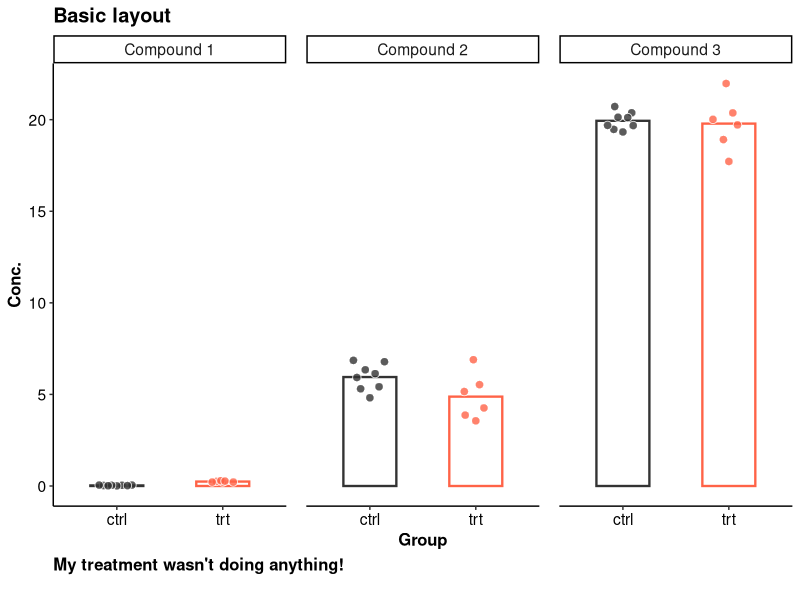
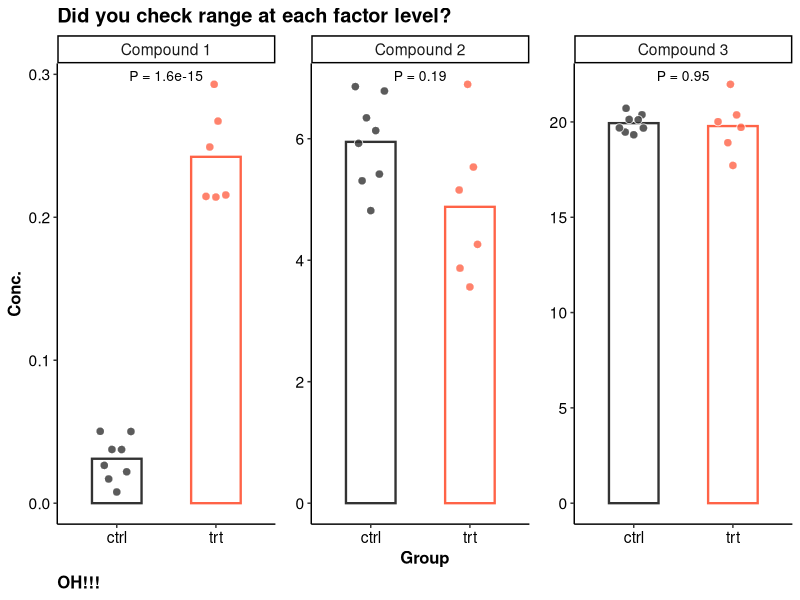
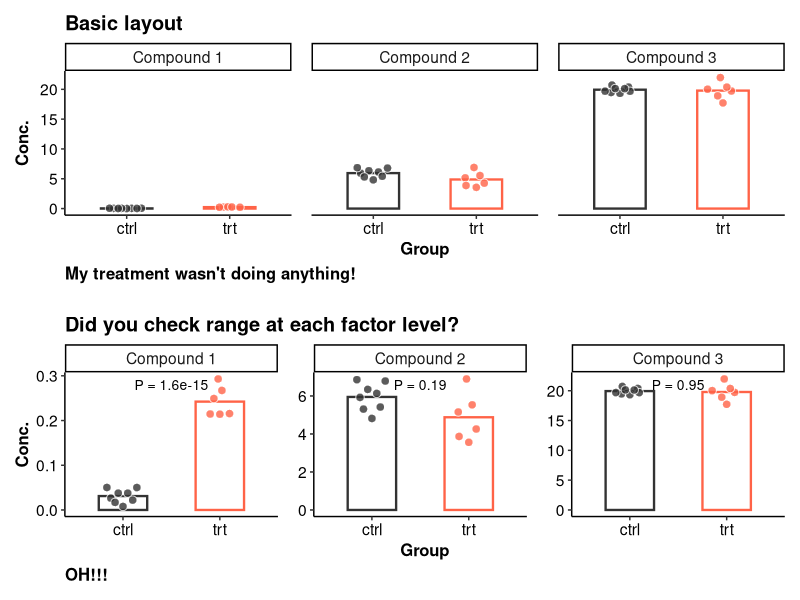
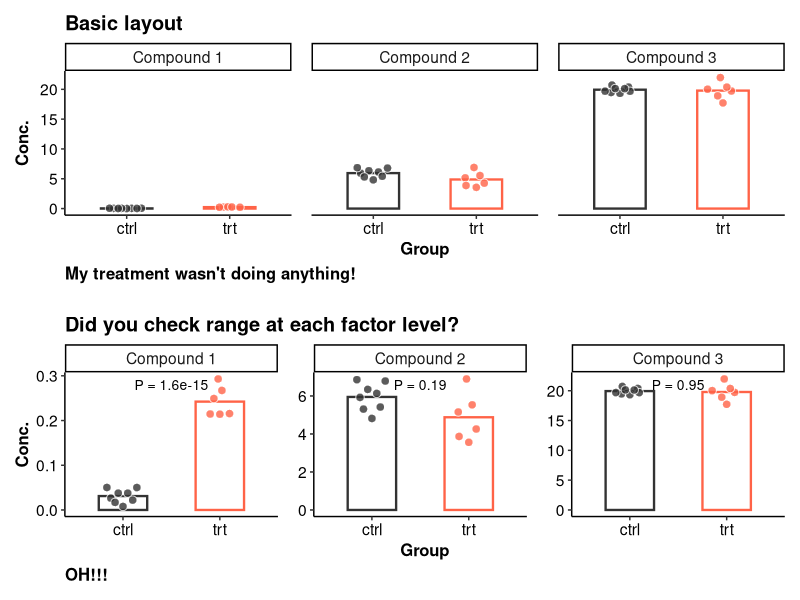
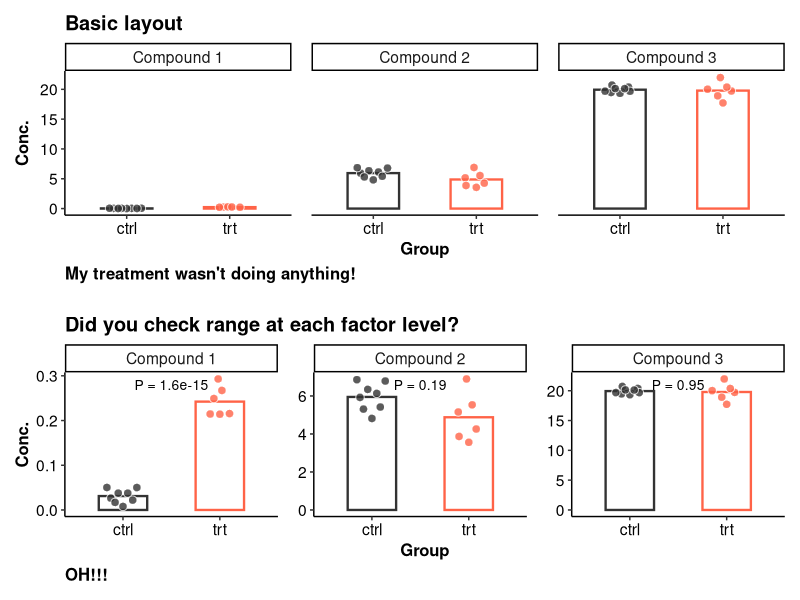

Write the R code that produced these figures, in order.
## ---- chunk 1
knitr::opts_chunk$set(echo = TRUE)
## ---- chunk 2
library(tidyverse) 
library(ggbeeswarm) # to make jitter plots 

library(emmeans) # for estimated marginal means and stats 

library(RColorBrewer) # for colors 

library(patchwork) # for putting ggplot objects together 
## ---- chunk 3
# Generate a toy example here 
set.seed(666)

M1 <- data.frame(
  conc = rnorm(n = 8, mean = 0.03, sd = 0.01)
) %>% 
  mutate(group = "ctrl") %>% 
  rbind(
    data.frame(
      conc = rnorm(n = 6, mean = 0.25, sd = 0.02)
    ) %>% 
      mutate(group = "trt")
  ) %>% 
  mutate(metabolite = "Compound 1")

M2 <- data.frame(
  conc = rnorm(n = 8, mean = 6, sd = 1)
) %>% 
  mutate(group = "ctrl") %>% 
  rbind(
    data.frame(
      conc = rnorm(n = 6, mean = 5.5, sd = 1.1)
    ) %>% 
      mutate(group = "trt")
  ) %>% 
  mutate(metabolite = "Compound 2")

M3 <- data.frame(
  conc = rnorm(n = 8, mean = 20, sd = 0.5)
) %>% 
  mutate(group = "ctrl") %>% 
  rbind(
    data.frame(
      conc = rnorm(n = 6, mean = 19.5, sd = 1.2)
    ) %>% 
      mutate(group = "trt")
  ) %>% 
  mutate(metabolite = "Compound 3")

toydata <- rbind(
  M1, M2, M3
)

head(toydata)
## ---- chunk 4
same_scale <- toydata %>% 
  ggplot(aes(x = group, y = conc)) +
  facet_grid(. ~ metabolite) +
  geom_bar(stat = "summary", fill = NA, aes(color = group), 
           alpha = 0.8, fun = mean, width = 0.5, size = 0.8) +
  ggbeeswarm::geom_quasirandom(
    shape = 21, size = 2.5, alpha = 0.8, color = "white",
    aes(fill = group), width = 0.2
  ) +
  scale_fill_manual(values = c("grey20", "tomato1")) +
  scale_color_manual(values = c("grey20", "tomato1")) +
  labs(y = "Conc.",
       x = "Group",
       title = "Basic layout",
       caption = "My treatment wasn't doing anything!\n") +
  theme_classic() +
  theme(
    legend.position = "none",
    text = element_text(size = 14, color = "black"),
    axis.text = element_text(color = "black"),
    panel.spacing = unit(1, "lines"),
    title = element_text(size = 12, face = "bold"),
    plot.caption= element_text(size = 12, hjust = 0)
  )

same_scale
## ---- chunk 5
model_conc <- lm(log(conc) ~ metabolite * group, data = toydata)
anova(model_conc)
## ---- chunk 6
est_conc <- emmeans(model_conc, pairwise ~ group | metabolite)

conc_contrast <- est_conc$contrasts %>% 
  as.data.frame()

conc_contrast
## ---- chunk 7
free_scale <- toydata %>% 
  ggplot(aes(x = group, y = conc)) +
  facet_wrap(. ~ metabolite, scales = "free_y") +
  geom_bar(stat = "summary", fill = NA, aes(color = group), 
           alpha = 0.8, fun = mean, width = 0.5, size = 0.8) +
  ggbeeswarm::geom_quasirandom(
    shape = 21, size = 2.5, alpha = 0.8, color = "white",
    aes(fill = group), width = 0.2
  ) +
  geom_text(data = conc_contrast, aes(label = paste0(
    "P = ", signif(p.value, 2)
  )), size = 3.5, x = 1.5, y = Inf, vjust = 1.75) +
  scale_fill_manual(values = c("grey20", "tomato1")) +
  scale_color_manual(values = c("grey20", "tomato1")) +
  labs(y = "Conc.",
       x = "Group",
       title = "Did you check range at each factor level?",
       caption = "OH!!!") +
  theme_classic() +
  theme(
    legend.position = "none",
    text = element_text(size = 14, color = "black"),
    axis.text = element_text(color = "black"),
    panel.spacing = unit(1, "lines"),
    title = element_text(size = 12, face = "bold"),
    plot.caption= element_text(size = 12, hjust = 0)
  )

free_scale
## ---- chunk 8
wrap_plots(same_scale, free_scale, nrow = 2)

ggsave("../Results/Check_range_at_factor_level.svg", height = 6, width = 5, bg = "white")
ggsave("../Results/Check_range_at_factor_level.png", height = 6, width = 5, bg = "white")
